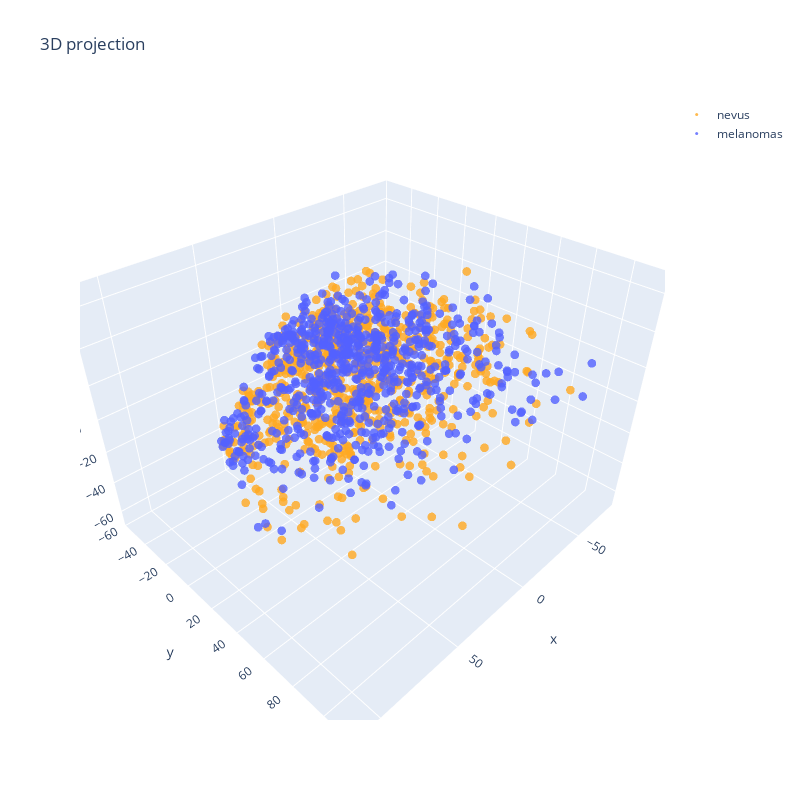

The code cell stored with this chart in its notebook:
### Code cell
import plotly.graph_objects as go
data = reduced_data

n = go.Scatter3d(x=data[:700,0], y=data[:700,1], z=data[:700,2], 
                 mode='markers',
                 name='nevus',
                 marker=dict(
                     color='rgb(255,169,34)',
                     size=3,
                     opacity=0.8))

m = go.Scatter3d(x=data[700:,0], y=data[700:,1], z=data[700:,2], 
                 mode='markers',
                 name='melanomas',
                 marker=dict(
                     color='rgb(83,97,255)',
                     size=3,
                     opacity=0.8))

fig = go.Figure(data=[n,m])
fig.update_layout(
    title_text='3D projection',
    height=800,
    width=800
)
fig.show()

### Figure 1 — Plotly figure (JSON) as saved in the notebook; plotly's stock layout.template omitted (floating-point values rounded to 4 significant figures; data arrays with more than 128 entries replaced by an {"elided": "..."} marker saying what was removed)
{"data": [{"marker": {"color": "rgb(255,169,34)", "opacity": 0.8, "size": 3}, "mode": "markers", "name": "nevus", "type": "scatter3d", "x": {"elided": "700 float values"}, "y": {"elided": "700 float values"}, "z": {"elided": "700 float values"}}, {"marker": {"color": "rgb(83,97,255)", "opacity": 0.8, "size": 3}, "mode": "markers", "name": "melanomas", "type": "scatter3d", "x": {"elided": "700 float values"}, "y": {"elided": "700 float values"}, "z": {"elided": "700 float values"}}], "layout": {"height": 800, "title": {"text": "3D projection"}, "width": 800}}
